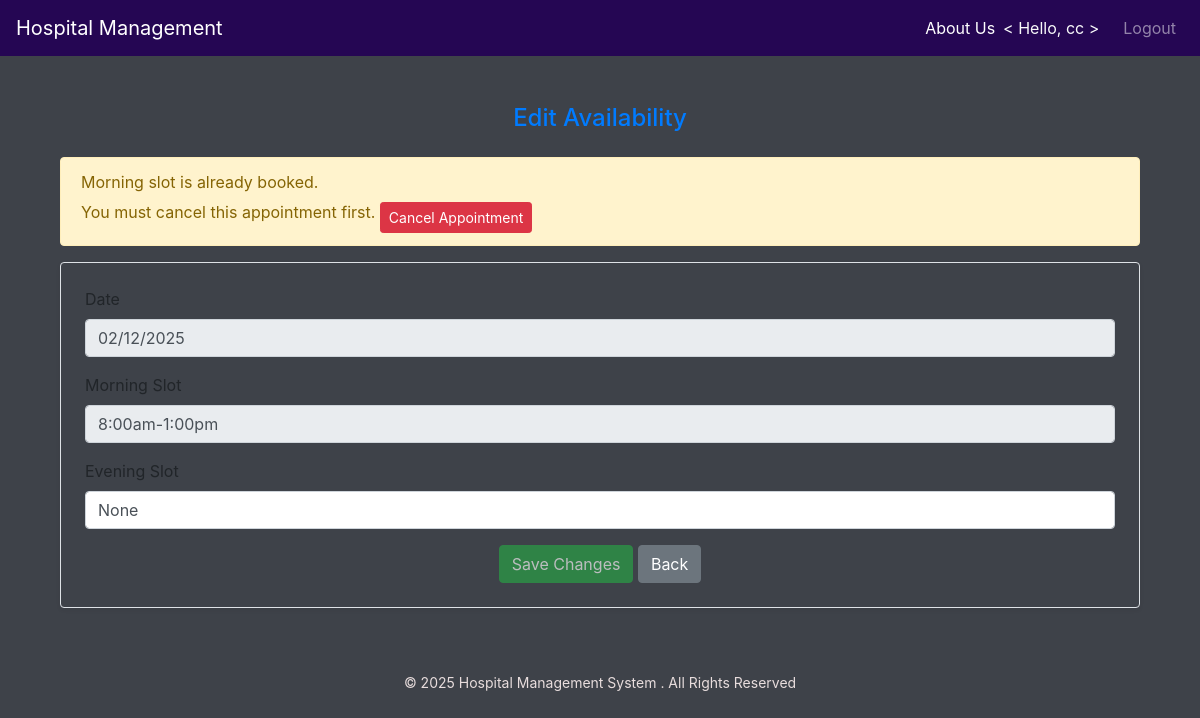
/edit_availability/7 (signed in), run on the app's committed database.
### models.py (models this page shows)
class Availability(db.Model):
    __tablename__ = 'availability'
    id = db.Column(db.Integer, primary_key=True)
    doctor_id = db.Column(
        db.Integer,
        db.ForeignKey('user.id', ondelete="CASCADE"),
        nullable=False
    )
    date = db.Column(db.Date, nullable=False)
    morning_time = db.Column(db.String(50))
    evening_time = db.Column(db.String(50))
    doctor = db.relationship("User", back_populates="availabilities")

### app.py (the view, shortened to what this page needs)
@app.route('/edit_availability/<int:id>', methods=['GET', 'POST'])
def edit_availability(id):
    if 'role' not in session or session['role'] != 'doctor':
        flash("Unauthorized access!", "danger")
        return redirect(url_for('login'))
    avai = Availability.query.get_or_404(id)
    today = datetime.now().date()
    next_week = today + timedelta(days=7)
    morning_appt = None
    if avai.morning_time:
        morning_appt = Appointment.query.filter_by(
            doctor_id=avai.doctor_id,
            date=avai.date,
            time=avai.morning_time
        ).filter(Appointment.status != "Cancelled").first()
    evening_appt = None
    if avai.evening_time:
        evening_appt = Appointment.query.filter_by(
            doctor_id=avai.doctor_id,
            date=avai.date,
            time=avai.evening_time
        ).filter(Appointment.status != "Cancelled").first()
    if request.method == "GET":
        return render_template(
            'edit_availability.html',
            avail=avai,
            morning_appointment_id = morning_appt.id if morning_appt else None,
            evening_appointment_id = evening_appt.id if evening_appt else None
        )

### templates/edit_availability.html (shortened to what this page needs)
{% extends "base.html" %}
{% block content %}
<div class="container mt-4 mb-5">
  <h4 class="text-center mb-4 text-primary">Edit Availability</h4>
  {% if morning_appointment_id %}
  <div class="alert alert-warning">
    Morning slot is already booked.
    <br>You must cancel this appointment first.
    <a href="{{ url_for('cancel_appointment_doctor', id=morning_appointment_id) }}"
       class="btn btn-danger btn-sm mt-2">Cancel Appointment</a>
  </div>
  {% endif %}
  <form method="POST" class="border rounded p-4 shadow-sm mt-3">
    <div class="mb-3">
      <label class="form-label">Date</label>
      <input type="text" class="form-control" value="{{ avail.date.strftime('%d/%m/%Y') }}" disabled>
    </div>
    <div class="mb-3">
      <label class="form-label">Morning Slot</label>
      <input type="text" name="morning_slot" class="form-control"
             value="{{ avail.morning_time }}"
             {% if morning_appointment_id %}disabled{% endif %}>
    </div>
    <div class="mb-3">
      <label class="form-label">Evening Slot</label>
      <input type="text" name="evening_slot" class="form-control"
             value="{{ avail.evening_time }}"
             {% if evening_appointment_id %}disabled{% endif %}>
    </div>
    <div class="text-center">
      <button class="btn btn-success" type="submit"
        {% if morning_appointment_id or evening_appointment_id %}disabled{% endif %}>
        Save Changes
      </button>
      <a href="{{ url_for('provide_availability') }}" class="btn btn-secondary">Back</a>
    </div>
  </form>
</div>
{% endblock %}

### templates/base.html (style rules this page uses)
body { background-color: #3e4249ff; }

### data on the page
Availability: date "02/12/2025", morning_slot "8:00am-1:00pm", evening_slot "None"

### other printed values
{{ session.get('f_name') }} "cc"
